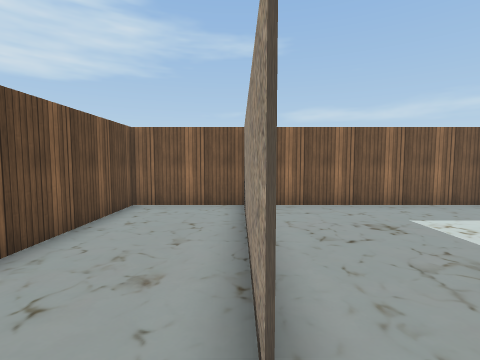
View 1 (above)

18 first-person views from a walk through a Unity game level. The camera is 1.4 m above the floor, tilts 4° down and sees 85° across. The floor is counted in squares, 1 m on a side. Each view is taken from the middle of a square. On the plan, view 1 faces up. The plan holds only what a view shows up to about 13 squares ahead; the rest is blank. The place goes on beyond the plan. Some animated figures are left out. Some surface patterns are stand-ins.

View 2
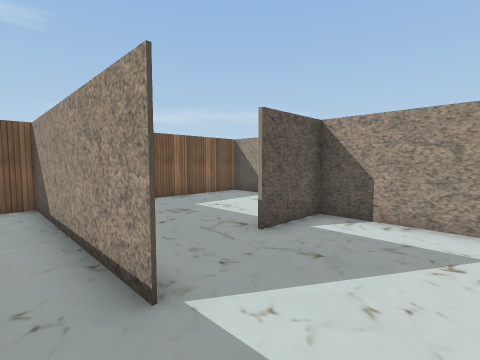

View 3
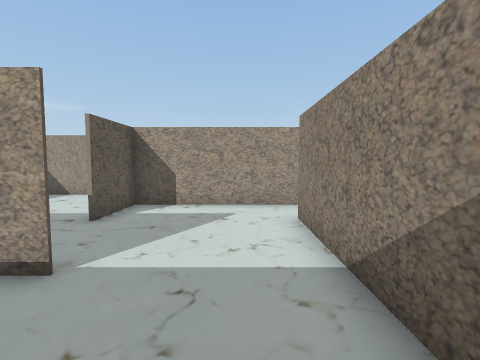

View 4
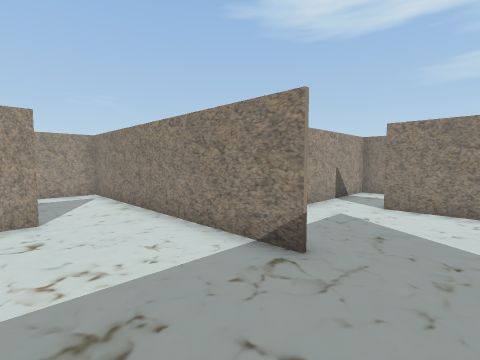

View 5
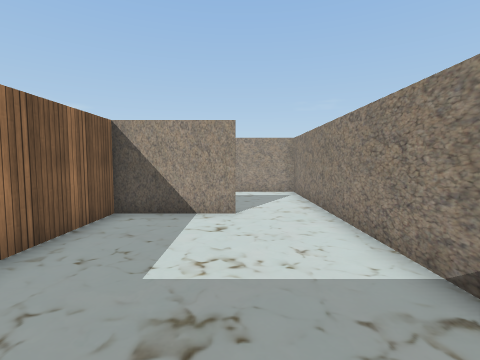

View 6
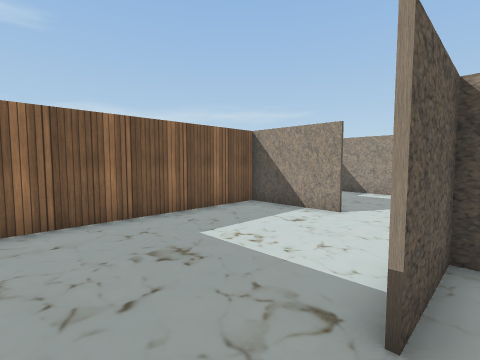

View 7
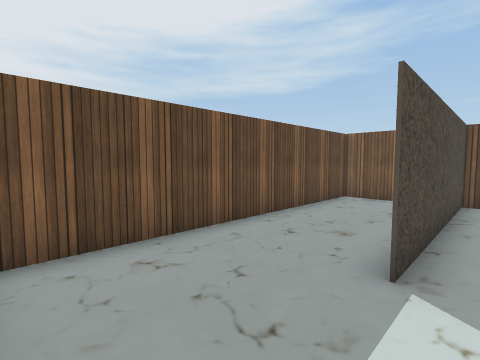

View 8
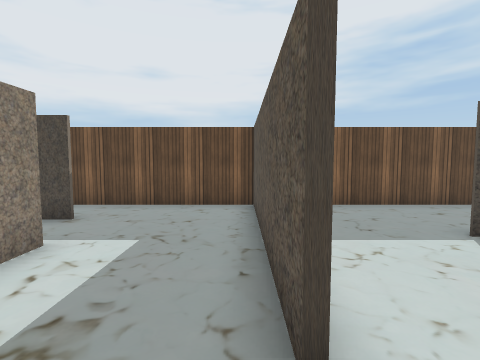

View 9
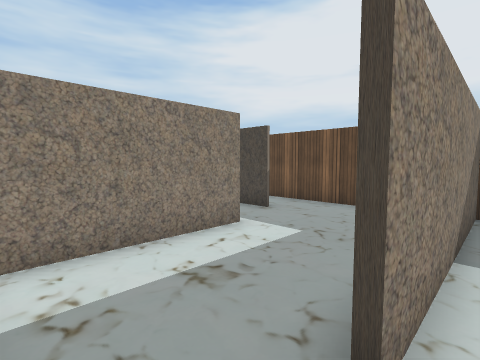

View 10
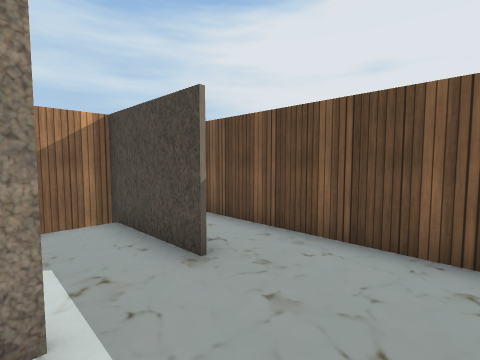

View 11
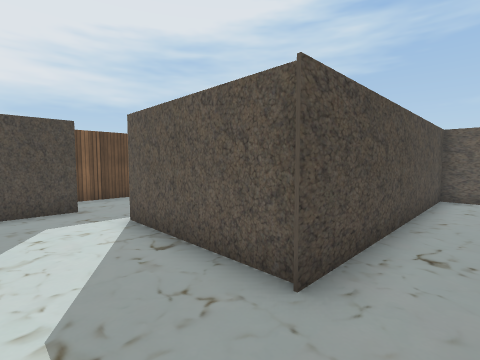

View 12
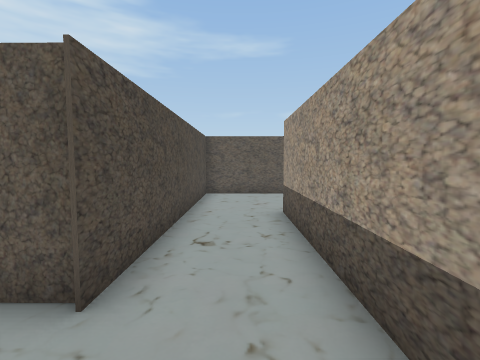

View 13
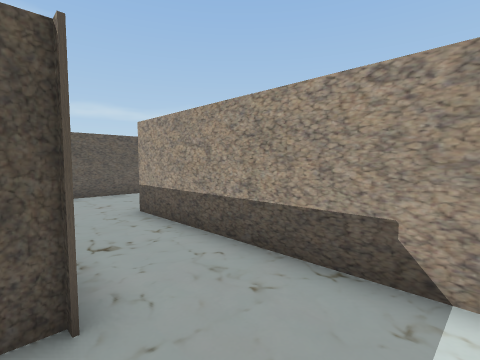

View 14
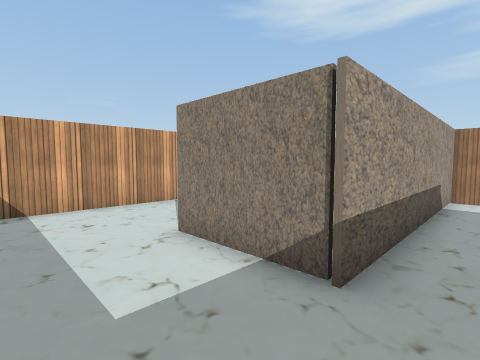

View 15
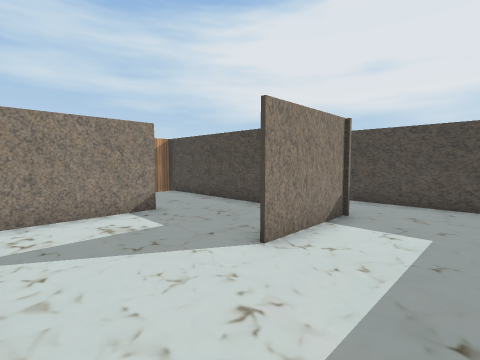

View 16
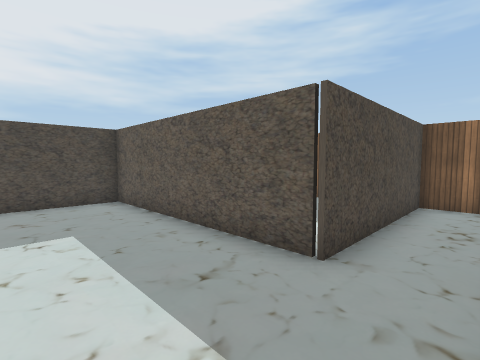

View 17
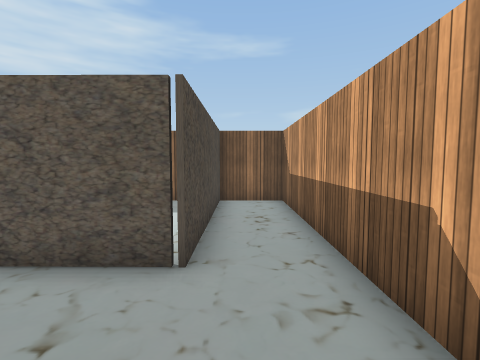

View 18
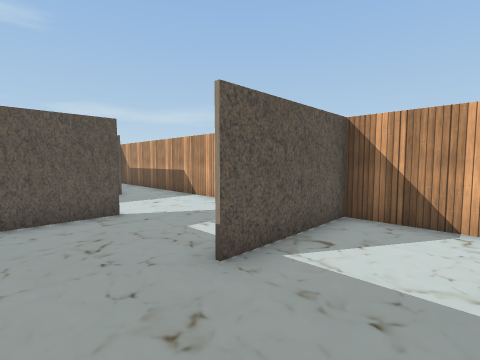

### Floor plan
Points are (right, up) in squares from view 1. A wall is a line through its corners. A room is listed if a view was taken in it or the views show most of it. See-through windows are left out.
Room 1 (views 1, 2, 3, 4, 5, 6, 7, 9)
walls: (3.1, 2.6) (13.2, 2.5) (13.2, 7.4); (6.1, 2.5) (3.1, 2.5); (0.1, 1.2) (0.1, 8.5); (8, 5) (8, 8.4) (-3.5, 8.4) (-3.5, -3); (0.2, 8.5) (0.2, 1.2); (5.5, -2.4) (5.5, 2.5); (-3.4, -2.4) (3.4, -2.4)
ways out: opening at (4.5, -3) to room 2
Room 2 (views 8, 10)
walls: (0.7, -6.3) (5.5, -6.3); (-3.5, -3) (-3.5, -9.9); (3.4, -2.6) (-3.2, -2.6); (5.5, -6.8) (5.5, -2.4)
ways out: opening at (4.5, -3) to room 1; opening at (0, -6.5) to room 3
Room 3 (views 11, 12, 13)
walls: (5.5, -6.5) (0.7, -6.5); (8.2, -10.5) (8.2, -1.9); (-1.3, -7) (-1.2, -10.5); (5.5, -1.4) (5.5, -6.8)
ways out: opening at (0, -6.5) to room 2; opening at (7, -1) to room 4
Room 4 (views 14, 15, 16, 17, 18)
walls: (11.6, -1.9) (9.3, -2); (11.3, -6.2) (14.8, -6.1); (15.5, -4.4) (15.5, 8.4) (13.3, 8.4) (13.3, 2.4) (6.1, 2.5); (8.2, -1.9) (11.6, -1.8); (8.3, -4.6) (8.3, -10.5); (15.5, -8.9) (15.5, -6.2) (11.3, -6.3); (5.5, 2.5) (5.5, -1.4)
ways out: opening at (7, -1) to room 3

Positions as (right, up) in squares from view 1, and headings:
1: (0, 0), facing up
2: (-1, -1), facing up-right
3: (-3, -1), facing right
4: (1, 6), facing down-right
5: (1, 5), facing right
6: (1, 2), facing up-right
7: (1, -2), facing up-left
8: (5, -3), facing left
9: (5, -2), facing down-left
10: (1, -4), facing down-left
11: (7, -9), facing up-left
12: (7, -9), facing up
13: (5, -9), facing up-right
14: (7, 1), facing down-right
15: (15, 1), facing down-left
16: (15, -1), facing up-left
17: (14, -1), facing up
18: (9, -9), facing up-right
